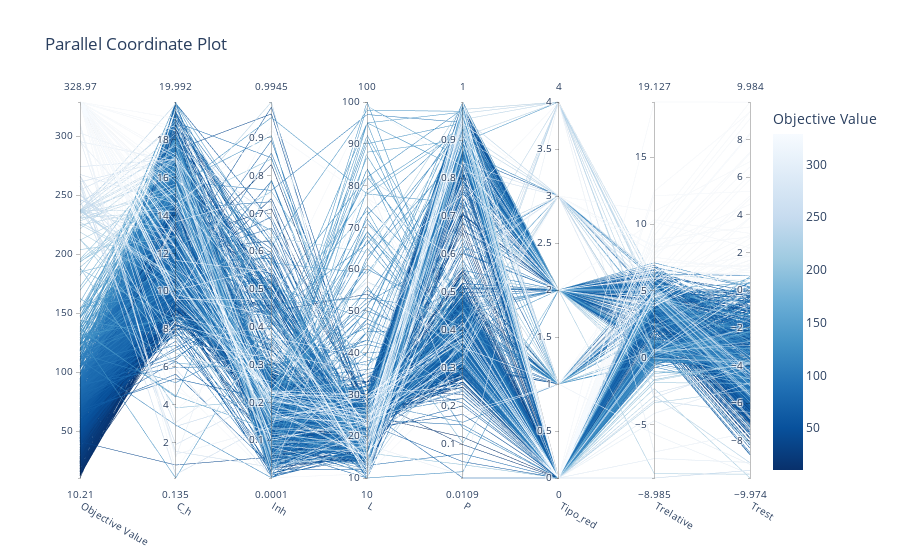

The notebook cell saved with this chart:
### Code cell
vis.plot_parallel_coordinate(study)

### Figure 1 — Plotly figure (JSON) as saved in the notebook; plotly's stock layout.template omitted (floating-point values rounded to 4 significant figures; data arrays with more than 128 entries replaced by an {"elided": "..."} marker saying what was removed)
{"data": [{"dimensions": [{"label": "Objective Value", "range": [10.21, 329.0], "values": {"elided": "1000 float values"}}, {"label": "C_h", "range": [0.1347, 19.99], "values": {"elided": "1000 float values"}}, {"label": "Inh", "range": [0.0001318, 0.9945], "values": {"elided": "1000 float values"}}, {"label": "L", "range": [10, 100], "values": {"elided": "1000 int values"}}, {"label": "P", "range": [0.01086, 1.0], "values": {"elided": "1000 float values"}}, {"label": "Tipo_red", "range": [0, 4], "values": {"elided": "1000 int values"}}, {"label": "Trelative", "range": [-8.985, 19.13], "values": {"elided": "1000 float values"}}, {"label": "Trest", "range": [-9.974, 9.984], "values": {"elided": "1000 float values"}}], "labelangle": 30, "labelside": "bottom", "line": {"color": {"elided": "1000 float values"}, "colorbar": {"title": {"text": "Objective Value"}}, "colorscale": [[0, "rgb(247,251,255)"], [0.125, "rgb(222,235,247)"], [0.25, "rgb(198,219,239)"], [0.375, "rgb(158,202,225)"], [0.5, "rgb(107,174,214)"], [0.625, "rgb(66,146,198)"], [0.75, "rgb(33,113,181)"], [0.875, "rgb(8,81,156)"], [1, "rgb(8,48,107)"]], "reversescale": true, "showscale": true}, "type": "parcoords"}], "layout": {"title": {"text": "Parallel Coordinate Plot"}}}
